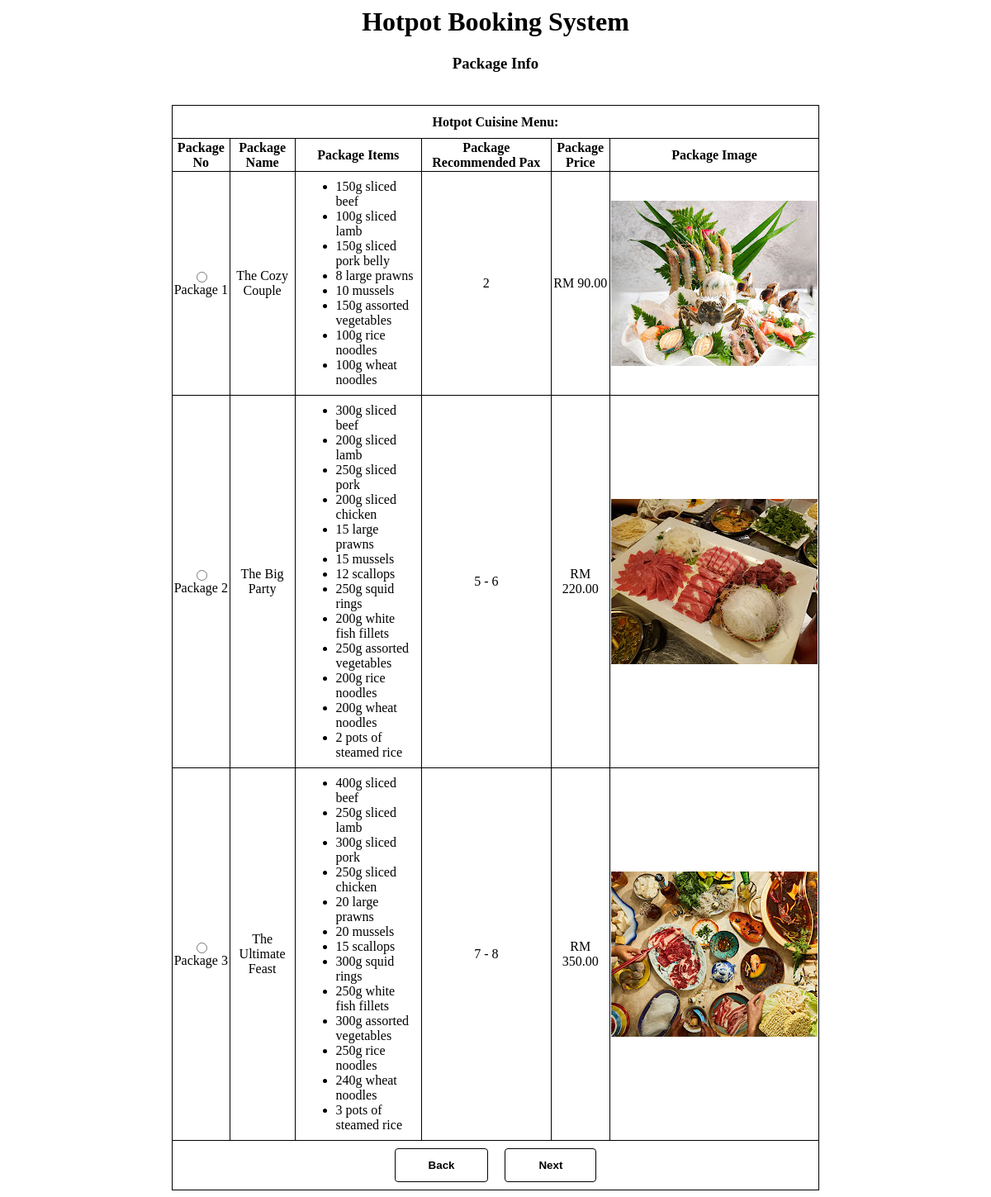
/oom/package.php, run on an earlier commit of the app's database.
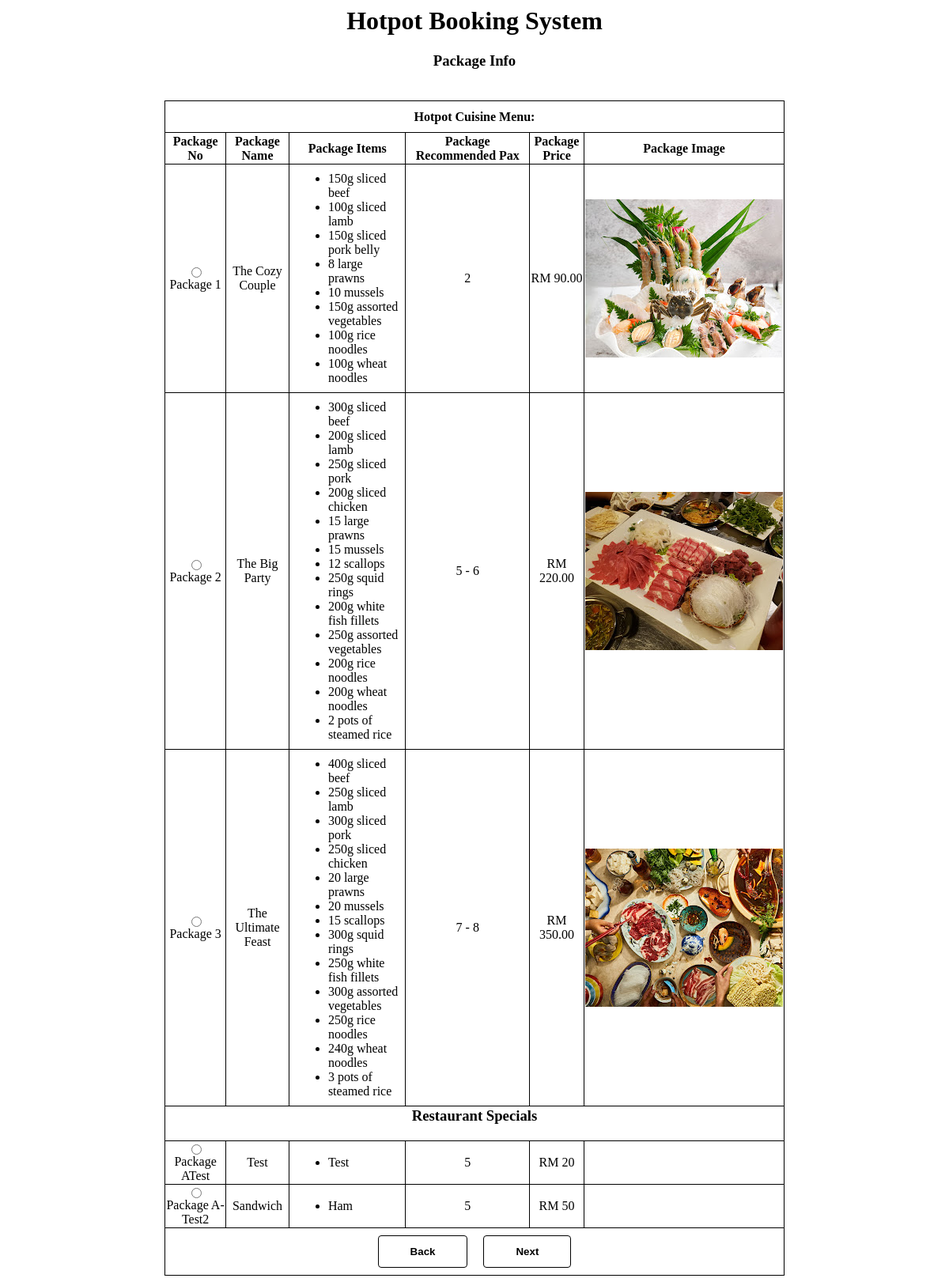
And on a later commit of the database.
### tables this page shows
CREATE TABLE IF NOT EXISTS `packagetable` (
  `packageNum` varchar(255) NOT NULL,
  `packageName` varchar(255) NOT NULL,
  `packageItem` longtext NOT NULL,
  `packagePrice` double NOT NULL,
  `packageImage` varchar(255) NOT NULL,
  `packageCuisine` varchar(255) NOT NULL,
  `recommendedPax` int(11) NOT NULL,
  PRIMARY KEY (`packageNum`)
);

### oom/package.php (the view, shortened to what the changed rows need)
<?php
    $conn = mysqli_connect("localhost" , "root" , "" , "hotpotdatabase");
?>
<html>
    <head>
        <link rel="stylesheet" href="oom.css">
        <h1>Hotpot Booking System</h1>
    </head>
        <form action="package.php" method="post">
            <table>
                <tr>
                    <th colspan="6"><label for="menu">Hotpot Cuisine Menu:</label></th>
                </tr>
                <tr>
                    <th>Package No</th>
                    <th>Package Name</th>
                    <th>Package Items</th>
                    <th style="width: 20%;">Package Recommended Pax</th>
                    <th>Package Price</th>
                    <th>Package Image</th>
                </tr>
                <?php
                    $sql = "SELECT * FROM packagetable";
                    $result = $conn->query($sql);
                    if($result->num_rows > 0)
                    {
                        echo "<tr><td colspan=6><h3>Restaurant Specials</h3></td></tr>";
                        while($row = $result->fetch_assoc())
                        {
                            echo
                            "
                            <tr>
                            <td><input type='radio' name='package' value='{$row['packageNum']}' required>  Package {$row['packageNum']} </td>
                            <td> {$row['packageName']} </td>
                            <td style='text-align: left;'>
                            <ul>
                                <li>{$row['packageItem']}</li>
                            </ul>
                            </td>
                            <td> {$row['recommendedPax']} </td>
                            <td> RM {$row['packagePrice']} </td>
                            <td></td>
                        </tr>
                            ";
                        }
                    }
                ?>
            </table>
    </form>
</html>

What changed in the data, as far as the page shows it:
added packagetable: packageNum "ATest", packageName "Test", packageItem "Test", recommendedPax "5", packagePrice "20"
added packagetable: packageNum "A-Test2", packageName "Sandwich", packageItem "Ham", recommendedPax "5", packagePrice "50"
Also different on the page:
text now shown: "Restaurant Specials"
